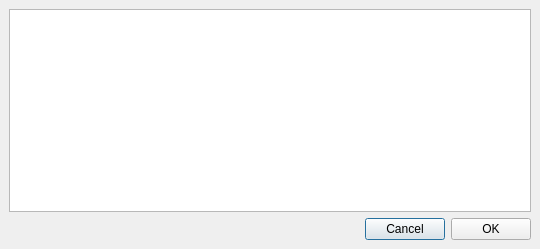
<ui version="4.0" >
 <class>Form</class>
 <widget class="QDialog" name="Form" >
  <property name="windowModality" >
   <enum>Qt::WindowModal</enum>
  </property>
  <property name="geometry" >
   <rect>
    <x>0</x>
    <y>0</y>
    <width>540</width>
    <height>249</height>
   </rect>
  </property>
  <property name="windowTitle" >
   <string>zgsetup - initialize database</string>
  </property>
  <layout class="QVBoxLayout" >
   <property name="spacing" >
    <number>6</number>
   </property>
   <property name="leftMargin" >
    <number>9</number>
   </property>
   <property name="topMargin" >
    <number>9</number>
   </property>
   <property name="rightMargin" >
    <number>9</number>
   </property>
   <property name="bottomMargin" >
    <number>9</number>
   </property>
   <item>
    <widget class="QTextEdit" name="textEdit" >
     <property name="readOnly" >
      <bool>true</bool>
     </property>
     <property name="html" >
      <string>&lt;html>&lt;head>&lt;meta name="qrichtext" content="1" />&lt;style type="text/css">
p, li { white-space: pre-wrap; }
&lt;/style>&lt;/head>&lt;body style=" font-family:'Sans Serif'; font-size:9pt; font-weight:400; font-style:normal;">
&lt;p style="-qt-paragraph-type:empty; margin-top:0px; margin-bottom:0px; margin-left:0px; margin-right:0px; -qt-block-indent:0; text-indent:0px;">&lt;/p>&lt;/body>&lt;/html></string>
     </property>
     <property name="acceptRichText" >
      <bool>false</bool>
     </property>
    </widget>
   </item>
   <item>
    <layout class="QHBoxLayout" >
     <property name="spacing" >
      <number>6</number>
     </property>
     <property name="leftMargin" >
      <number>0</number>
     </property>
     <property name="topMargin" >
      <number>0</number>
     </property>
     <property name="rightMargin" >
      <number>0</number>
     </property>
     <property name="bottomMargin" >
      <number>0</number>
     </property>
     <item>
      <spacer>
       <property name="orientation" >
        <enum>Qt::Horizontal</enum>
       </property>
       <property name="sizeHint" >
        <size>
         <width>40</width>
         <height>20</height>
        </size>
       </property>
      </spacer>
     </item>
     <item>
      <widget class="QPushButton" name="pushButton_quit" >
       <property name="text" >
        <string>Cancel</string>
       </property>
      </widget>
     </item>
     <item>
      <widget class="QPushButton" name="pushButton_run" >
       <property name="text" >
        <string>OK</string>
       </property>
      </widget>
     </item>
    </layout>
   </item>
  </layout>
 </widget>
 <resources/>
 <connections>
  <connection>
   <sender>pushButton_quit</sender>
   <signal>clicked()</signal>
   <receiver>Form</receiver>
   <slot>close()</slot>
   <hints>
    <hint type="sourcelabel" >
     <x>411</x>
     <y>140</y>
    </hint>
    <hint type="destinationlabel" >
     <x>461</x>
     <y>163</y>
    </hint>
   </hints>
  </connection>
 </connections>
</ui>
